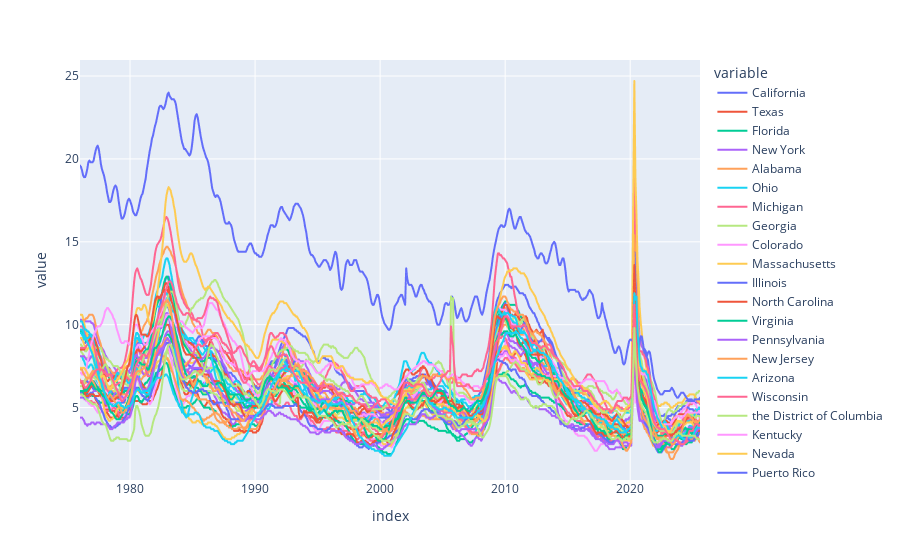

Source (notebook cell):
### Code cell
# Plot States Unemployment Rate
px.line(uemp_states)

### Figure 1 — Plotly figure (JSON) as saved in the notebook; plotly's stock layout.template omitted (floating-point values rounded to 4 significant figures; data arrays with more than 128 entries replaced by an {"elided": "..."} marker saying what was removed)
{"data": [{"hovertemplate": "variable=California<br>index=%{x}<br>value=%{y}<extra></extra>", "legendgroup": "California", "line": {"color": "#636efa", "dash": "solid"}, "marker": {"symbol": "circle"}, "mode": "lines", "name": "California", "showlegend": true, "type": "scattergl", "x": {"elided": "594 str values"}, "xaxis": "x", "y": {"elided": "594 float values"}, "yaxis": "y"}, {"hovertemplate": "variable=Texas<br>index=%{x}<br>value=%{y}<extra></extra>", "legendgroup": "Texas", "line": {"color": "#EF553B", "dash": "solid"}, "marker": {"symbol": "circle"}, "mode": "lines", "name": "Texas", "showlegend": true, "type": "scattergl", "x": {"elided": "594 str values"}, "xaxis": "x", "y": {"elided": "594 float values"}, "yaxis": "y"}, {"hovertemplate": "variable=Florida<br>index=%{x}<br>value=%{y}<extra></extra>", "legendgroup": "Florida", "line": {"color": "#00cc96", "dash": "solid"}, "marker": {"symbol": "circle"}, "mode": "lines", "name": "Florida", "showlegend": true, "type": "scattergl", "x": {"elided": "594 str values"}, "xaxis": "x", "y": {"elided": "594 float values"}, "yaxis": "y"}, {"hovertemplate": "variable=New York<br>index=%{x}<br>value=%{y}<extra></extra>", "legendgroup": "New York", "line": {"color": "#ab63fa", "dash": "solid"}, "marker": {"symbol": "circle"}, "mode": "lines", "name": "New York", "showlegend": true, "type": "scattergl", "x": {"elided": "594 str values"}, "xaxis": "x", "y": {"elided": "594 float values"}, "yaxis": "y"}, {"hovertemplate": "variable=Alabama<br>index=%{x}<br>value=%{y}<extra></extra>", "legendgroup": "Alabama", "line": {"color": "#FFA15A", "dash": "solid"}, "marker": {"symbol": "circle"}, "mode": "lines", "name": "Alabama", "showlegend": true, "type": "scattergl", "x": {"elided": "594 str values"}, "xaxis": "x", "y": {"elided": "594 float values"}, "yaxis": "y"}, {"hovertemplate": "variable=Ohio<br>index=%{x}<br>value=%{y}<extra></extra>", "legendgroup": "Ohio", "line": {"color": "#19d3f3", "dash": "solid"}, "marker": {"symbol": "circle"}, "mode": "lines", "name": "Ohio", "showlegend": true, "type": "scattergl", "x": {"elided": "594 str values"}, "xaxis": "x", "y": {"elided": "594 float values"}, "yaxis": "y"}, {"hovertemplate": "variable=Michigan<br>index=%{x}<br>value=%{y}<extra></extra>", "legendgroup": "Michigan", "line": {"color": "#FF6692", "dash": "solid"}, "marker": {"symbol": "circle"}, "mode": "lines", "name": "Michigan", "showlegend": true, "type": "scattergl", "x": {"elided": "594 str values"}, "xaxis": "x", "y": {"elided": "594 float values"}, "yaxis": "y"}, {"hovertemplate": "variable=Georgia<br>index=%{x}<br>value=%{y}<extra></extra>", "legendgroup": "Georgia", "line": {"color": "#B6E880", "dash": "solid"}, "marker": {"symbol": "circle"}, "mode": "lines", "name": "Georgia", "showlegend": true, "type": "scattergl", "x": {"elided": "594 str values"}, "xaxis": "x", "y": {"elided": "594 float values"}, "yaxis": "y"}, {"hovertemplate": "variable=Colorado<br>index=%{x}<br>value=%{y}<extra></extra>", "legendgroup": "Colorado", "line": {"color": "#FF97FF", "dash": "solid"}, "marker": {"symbol": "circle"}, "mode": "lines", "name": "Colorado", "showlegend": true, "type": "scattergl", "x": {"elided": "594 str values"}, "xaxis": "x", "y": {"elided": "594 float values"}, "yaxis": "y"}, {"hovertemplate": "variable=Massachusetts<br>index=%{x}<br>value=%{y}<extra></extra>", "legendgroup": "Massachusetts", "line": {"color": "#FECB52", "dash": "solid"}, "marker": {"symbol": "circle"}, "mode": "lines", "name": "Massachusetts", "showlegend": true, "type": "scattergl", "x": {"elided": "594 str values"}, "xaxis": "x", "y": {"elided": "594 float values"}, "yaxis": "y"}, {"hovertemplate": "variable=Illinois<br>index=%{x}<br>value=%{y}<extra></extra>", "legendgroup": "Illinois", "line": {"color": "#636efa", "dash": "solid"}, "marker": {"symbol": "circle"}, "mode": "lines", "name": "Illinois", "showlegend": true, "type": "scattergl", "x": {"elided": "594 str values"}, "xaxis": "x", "y": {"elided": "594 float values"}, "yaxis": "y"}, {"hovertemplate": "variable=North Carolina<br>index=%{x}<br>value=%{y}<extra></extra>", "legendgroup": "North Carolina", "line": {"color": "#EF553B", "dash": "solid"}, "marker": {"symbol": "circle"}, "mode": "lines", "name": "North Carolina", "showlegend": true, "type": "scattergl", "x": {"elided": "594 str values"}, "xaxis": "x", "y": {"elided": "594 float values"}, "yaxis": "y"}, {"hovertemplate": "variable=Virginia<br>index=%{x}<br>value=%{y}<extra></extra>", "legendgroup": "Virginia", "line": {"color": "#00cc96", "dash": "solid"}, "marker": {"symbol": "circle"}, "mode": "lines", "name": "Virginia", "showlegend": true, "type": "scattergl", "x": {"elided": "594 str values"}, "xaxis": "x", "y": {"elided": "594 float values"}, "yaxis": "y"}, {"hovertemplate": "variable=Pennsylvania<br>index=%{x}<br>value=%{y}<extra></extra>", "legendgroup": "Pennsylvania", "line": {"color": "#ab63fa", "dash": "solid"}, "marker": {"symbol": "circle"}, "mode": "lines", "name": "Pennsylvania", "showlegend": true, "type": "scattergl", "x": {"elided": "594 str values"}, "xaxis": "x", "y": {"elided": "594 float values"}, "yaxis": "y"}, {"hovertemplate": "variable=New Jersey<br>index=%{x}<br>value=%{y}<extra></extra>", "legendgroup": "New Jersey", "line": {"color": "#FFA15A", "dash": "solid"}, "marker": {"symbol": "circle"}, "mode": "lines", "name": "New Jersey", "showlegend": true, "type": "scattergl", "x": {"elided": "594 str values"}, "xaxis": "x", "y": {"elided": "594 float values"}, "yaxis": "y"}, {"hovertemplate": "variable=Arizona<br>index=%{x}<br>value=%{y}<extra></extra>", "legendgroup": "Arizona", "line": {"color": "#19d3f3", "dash": "solid"}, "marker": {"symbol": "circle"}, "mode": "lines", "name": "Arizona", "showlegend": true, "type": "scattergl", "x": {"elided": "594 str values"}, "xaxis": "x", "y": {"elided": "594 float values"}, "yaxis": "y"}, {"hovertemplate": "variable=Wisconsin<br>index=%{x}<br>value=%{y}<extra></extra>", "legendgroup": "Wisconsin", "line": {"color": "#FF6692", "dash": "solid"}, "marker": {"symbol": "circle"}, "mode": "lines", "name": "Wisconsin", "showlegend": true, "type": "scattergl", "x": {"elided": "594 str values"}, "xaxis": "x", "y": {"elided": "594 float values"}, "yaxis": "y"}, {"hovertemplate": "variable=the District of Columbia<br>index=%{x}<br>value=%{y}<extra></extra>", "legendgroup": "the District of Columbia", "line": {"color": "#B6E880", "dash": "solid"}, "marker": {"symbol": "circle"}, "mode": "lines", "name": "the District of Columbia", "showlegend": true, "type": "scattergl", "x": {"elided": "594 str values"}, "xaxis": "x", "y": {"elided": "594 float values"}, "yaxis": "y"}, {"hovertemplate": "variable=Kentucky<br>index=%{x}<br>value=%{y}<extra></extra>", "legendgroup": "Kentucky", "line": {"color": "#FF97FF", "dash": "solid"}, "marker": {"symbol": "circle"}, "mode": "lines", "name": "Kentucky", "showlegend": true, "type": "scattergl", "x": {"elided": "594 str values"}, "xaxis": "x", "y": {"elided": "594 float values"}, "yaxis": "y"}, {"hovertemplate": "variable=Nevada<br>index=%{x}<br>value=%{y}<extra></extra>", "legendgroup": "Nevada", "line": {"color": "#FECB52", "dash": "solid"}, "marker": {"symbol": "circle"}, "mode": "lines", "name": "Nevada", "showlegend": true, "type": "scattergl", "x": {"elided": "594 str values"}, "xaxis": "x", "y": {"elided": "594 float values"}, "yaxis": "y"}, {"hovertemplate": "variable=Puerto Rico<br>index=%{x}<br>value=%{y}<extra></extra>", "legendgroup": "Puerto Rico", "line": {"color": "#636efa", "dash": "solid"}, "marker": {"symbol": "circle"}, "mode": "lines", "name": "Puerto Rico", "showlegend": true, "type": "scattergl", "x": {"elided": "594 str values"}, "xaxis": "x", "y": {"elided": "594 float values"}, "yaxis": "y"}, {"hovertemplate": "variable=Washington<br>index=%{x}<br>value=%{y}<extra></extra>", "legendgroup": "Washington", "line": {"color": "#EF553B", "dash": "solid"}, "marker": {"symbol": "circle"}, "mode": "lines", "name": "Washington", "showlegend": true, "type": "scattergl", "x": {"elided": "594 str values"}, "xaxis": "x", "y": {"elided": "594 float values"}, "yaxis": "y"}, {"hovertemplate": "variable=Tennessee<br>index=%{x}<br>value=%{y}<extra></extra>", "legendgroup": "Tennessee", "line": {"color": "#00cc96", "dash": "solid"}, "marker": {"symbol": "circle"}, "mode": "lines", "name": "Tennessee", "showlegend": true, "type": "scattergl", "x": {"elided": "594 str values"}, "xaxis": "x", "y": {"elided": "594 float values"}, "yaxis": "y"}, {"hovertemplate": "variable=Idaho<br>index=%{x}<br>value=%{y}<extra></extra>", "legendgroup": "Idaho", "line": {"color": "#ab63fa", "dash": "solid"}, "marker": {"symbol": "circle"}, "mode": "lines", "name": "Idaho", "showlegend": true, "type": "scattergl", "x": {"elided": "594 str values"}, "xaxis": "x", "y": {"elided": "594 float values"}, "yaxis": "y"}, {"hovertemplate": "variable=Maryland<br>index=%{x}<br>value=%{y}<extra></extra>", "legendgroup": "Maryland", "line": {"color": "#FFA15A", "dash": "solid"}, "marker": {"symbol": "circle"}, "mode": "lines", "name": "Maryland", "showlegend": true, "type": "scattergl", "x": {"elided": "594 str values"}, "xaxis": "x", "y": {"elided": "594 float values"}, "yaxis": "y"}, {"hovertemplate": "variable=Oregon<br>index=%{x}<br>value=%{y}<extra></extra>", "legendgroup": "Oregon", "line": {"color": "#19d3f3", "dash": "solid"}, "marker": {"symbol": "circle"}, "mode": "lines", "name": "Oregon", "showlegend": true, "type": "scattergl", "x": {"elided": "594 str values"}, "xaxis": "x", "y": {"elided": "594 float values"}, "yaxis": "y"}, {"hovertemplate": "variable=New Mexico<br>index=%{x}<br>value=%{y}<extra></extra>", "legendgroup": "New Mexico", "line": {"color": "#FF6692", "dash": "solid"}, "marker": {"symbol": "circle"}, "mode": "lines", "name": "New Mexico", "showlegend": true, "type": "scattergl", "x": {"elided": "594 str values"}, "xaxis": "x", "y": {"elided": "594 float values"}, "yaxis": "y"}, {"hovertemplate": "variable=Louisiana<br>index=%{x}<br>value=%{y}<extra></extra>", "legendgroup": "Louisiana", "line": {"color": "#B6E880", "dash": "solid"}, "marker": {"symbol": "circle"}, "mode": "lines", "name": "Louisiana", "showlegend": true, "type": "scattergl", "x": {"elided": "594 str values"}, "xaxis": "x", "y": {"elided": "594 float values"}, "yaxis": "y"}, {"hovertemplate": "variable=Alaska<br>index=%{x}<br>value=%{y}<extra></extra>", "legendgroup": "Alaska", "line": {"color": "#FF97FF", "dash": "solid"}, "marker": {"symbol": "circle"}, "mode": "lines", "name": "Alaska", "showlegend": true, "type": "scattergl", "x": {"elided": "594 str values"}, "xaxis": "x", "y": {"elided": "594 float values"}, "yaxis": "y"}, {"hovertemplate": "variable=West Virginia<br>index=%{x}<br>value=%{y}<extra></extra>", "legendgroup": "West Virginia", "line": {"color": "#FECB52", "dash": "solid"}, "marker": {"symbol": "circle"}, "mode": "lines", "name": "West Virginia", "showlegend": true, "type": "scattergl", "x": {"elided": "594 str values"}, "xaxis": "x", "y": {"elided": "594 float values"}, "yaxis": "y"}, {"hovertemplate": "variable=Minnesota<br>index=%{x}<br>value=%{y}<extra></extra>", "legendgroup": "Minnesota", "line": {"color": "#636efa", "dash": "solid"}, "marker": {"symbol": "circle"}, "mode": "lines", "name": "Minnesota", "showlegend": true, "type": "scattergl", "x": {"elided": "594 str values"}, "xaxis": "x", "y": {"elided": "594 float values"}, "yaxis": "y"}, {"hovertemplate": "variable=Indiana<br>index=%{x}<br>value=%{y}<extra></extra>", "legendgroup": "Indiana", "line": {"color": "#EF553B", "dash": "solid"}, "marker": {"symbol": "circle"}, "mode": "lines", "name": "Indiana", "showlegend": true, "type": "scattergl", "x": {"elided": "594 str values"}, "xaxis": "x", "y": {"elided": "594 float values"}, "yaxis": "y"}, {"hovertemplate": "variable=Missouri<br>index=%{x}<br>value=%{y}<extra></extra>", "legendgroup": "Missouri", "line": {"color": "#00cc96", "dash": "solid"}, "marker": {"symbol": "circle"}, "mode": "lines", "name": "Missouri", "showlegend": true, "type": "scattergl", "x": {"elided": "594 str values"}, "xaxis": "x", "y": {"elided": "594 float values"}, "yaxis": "y"}, {"hovertemplate": "variable=Iowa<br>index=%{x}<br>value=%{y}<extra></extra>", "legendgroup": "Iowa", "line": {"color": "#ab63fa", "dash": "solid"}, "marker": {"symbol": "circle"}, "mode": "lines", "name": "Iowa", "showlegend": true, "type": "scattergl", "x": {"elided": "594 str values"}, "xaxis": "x", "y": {"elided": "594 float values"}, "yaxis": "y"}, {"hovertemplate": "variable=South Carolina<br>index=%{x}<br>value=%{y}<extra></extra>", "legendgroup": "South Carolina", "line": {"color": "#FFA15A", "dash": "solid"}, "marker": {"symbol": "circle"}, "mode": "lines", "name": "South Carolina", "showlegend": true, "type": "scattergl", "x": {"elided": "594 str values"}, "xaxis": "x", "y": {"elided": "594 float values"}, "yaxis": "y"}, {"hovertemplate": "variable=Connecticut<br>index=%{x}<br>value=%{y}<extra></extra>", "legendgroup": "Connecticut", "line": {"color": "#19d3f3", "dash": "solid"}, "marker": {"symbol": "circle"}, "mode": "lines", "name": "Connecticut", "showlegend": true, "type": "scattergl", "x": {"elided": "594 str values"}, "xaxis": "x", "y": {"elided": "594 float values"}, "yaxis": "y"}, {"hovertemplate": "variable=Mississippi<br>index=%{x}<br>value=%{y}<extra></extra>", "legendgroup": "Mississippi", "line": {"color": "#FF6692", "dash": "solid"}, "marker": {"symbol": "circle"}, "mode": "lines", "name": "Mississippi", "showlegend": true, "type": "scattergl", "x": {"elided": "594 str values"}, "xaxis": "x", "y": {"elided": "594 float values"}, "yaxis": "y"}, {"hovertemplate": "variable=Oklahoma<br>index=%{x}<br>value=%{y}<extra></extra>", "legendgroup": "Oklahoma", "line": {"color": "#B6E880", "dash": "solid"}, "marker": {"symbol": "circle"}, "mode": "lines", "name": "Oklahoma", "showlegend": true, "type": "scattergl", "x": {"elided": "594 str values"}, "xaxis": "x", "y": {"elided": "594 float values"}, "yaxis": "y"}], "layout": {"legend": {"title": {"text": "variable"}, "tracegroupgap": 0}, "margin": {"t": 60}, "xaxis": {"anchor": "y", "domain": [0, 1], "title": {"text": "index"}}, "yaxis": {"anchor": "x", "domain": [0, 1], "title": {"text": "value"}}}}
